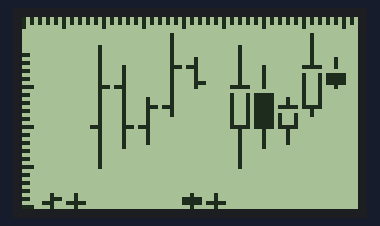
Simulated run of this sketch. Board: Arduino Uno, built with avr-gcc and run on an emulated ATmega328P. On the bench: 84×48 one-colour display.

Above: at 0.1 s.

The sketch:

ohlc_nokia_draw.ino
```cpp
// (licence header left out)
#include <Adafruit_GFX.h>
#include <Adafruit_PCD8544.h>

// Software SPI (slower updates, more flexible pin options):
// pin 7 - Serial clock out (SCLK)
// pin 6 - Serial data out (DIN)
// pin 5 - Data/Command select (D/C)
// pin 4 - LCD chip select (CS)
// pin 3 - LCD reset (RST)
Adafruit_PCD8544 display = Adafruit_PCD8544(7, 6, 5, 4, 3);

struct OHLCData {
  int o;
  int h;
  int l;
  int c;
};

OHLCData ohlc[]={
  {1,3,0,2},
  {1,3,0,1},
  {20,40,10,30},
  {30,35,15,20},
  {20,27,16,25},
  {25,43,23,35},
  {35,37,30,31},
};

const int ohlccount=sizeof(ohlc)/sizeof(OHLCData);

void setup() {
  display.begin();
  display.setContrast(60);
  display.clearDisplay();

  for(int j=0;j<=84;j+=2)
    display.drawLine(j,0,j,(j%10==0 ? 2 : 1),BLACK);
  for(int j=0;j<=38;j+=2)
    display.drawLine(0,47-j,(j%10==0 ? 2 : 1),47-j,BLACK);

  for(int i=0;i<ohlccount;i++) {
    drawBarLine(i, &ohlc[i]);
    drawBarBar(i, &ohlc[i]);
  }

  display.display();
}

void loop() {
}

void drawBarLine(int pos, OHLCData *bar) {
  int START = 5 + pos * 6;
  const int BW = 2;
  const int HEIGHT = 47;

  // open
  display.drawLine(START,HEIGHT-bar->o,START+1*BW,HEIGHT-bar->o,BLACK);

  // high - low
  display.drawLine(START+1*BW,HEIGHT-bar->h,START+1*BW,HEIGHT-bar->l,BLACK);

  // close
  display.drawLine(START+1*BW,HEIGHT-bar->c,START+2*BW,HEIGHT-bar->c,BLACK);
}

void drawBarBar(int pos, OHLCData *bar) {
  int START = 40 + pos * 6;
  const int BW = 2;
  const int HEIGHT = 47;
  int top;
  int bottom;

  if(bar->o < bar->c) {
    top = bar->c;
    bottom = bar->o;
  } else {
    top = bar->o;
    bottom = bar->c;
  }

  // high
  display.drawLine(START+1*BW,HEIGHT-bar->h,START+1*BW,HEIGHT-top,BLACK);

  // low
  display.drawLine(START+1*BW,HEIGHT-bar->l,START+1*BW,HEIGHT-bottom,BLACK);

  // bar
  if(bar->o < bar->c)
    display.drawRect(START,HEIGHT-bottom,2*BW+1,bottom-top+1,BLACK);
  else
    display.fillRect(START,HEIGHT-bottom,2*BW+1,bottom-top+1,BLACK);
}
```
